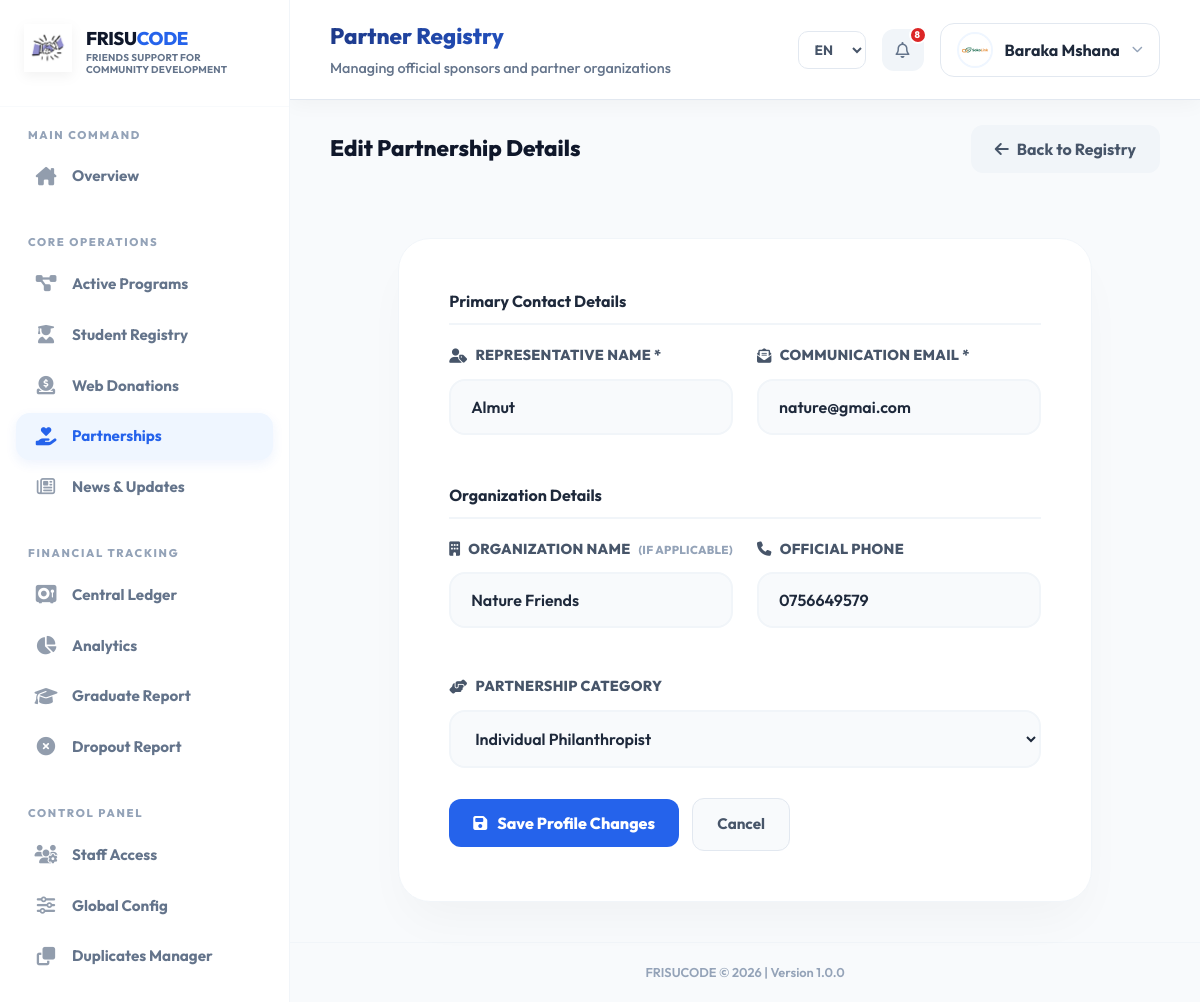
Screenshot of /system/donors/edit.php?id=1 (signed in) with the database file from the repository.
### tables this page shows
CREATE TABLE `users` (
  `id` int(11) NOT NULL,
  `full_name` varchar(100) NOT NULL,
  `email` varchar(100) NOT NULL,
  `profile_picture` varchar(255) DEFAULT NULL,
  `phone` varchar(30) DEFAULT NULL,
  `address` text DEFAULT NULL,
  `password` varchar(255) NOT NULL,
  `role` enum('super_admin','director','project_manager','finance','me_officer','field_officer','donor','guest') NOT NULL DEFAULT 'guest',
  `status` enum('active','inactive') DEFAULT 'active',
  `preferred_language` enum('en','sw','de','fr','es') DEFAULT 'en',
  `last_login` datetime DEFAULT NULL,
  `created_at` timestamp NOT NULL DEFAULT current_timestamp(),
  `updated_at` timestamp NOT NULL DEFAULT current_timestamp() ON UPDATE current_timestamp()
);

CREATE TABLE `sponsors` (
  `id` int(11) NOT NULL,
  `user_id` int(11) DEFAULT NULL,
  `organization_name` varchar(200) DEFAULT NULL,
  `phone` varchar(50) DEFAULT NULL,
  `address` text DEFAULT NULL,
  `sponsor_type` enum('individual','organization','government') DEFAULT 'individual'
);

### system/donors/edit.php (the view, shortened to what this page needs)
<?php
require_once __DIR__ . '/../auth/auth_check.php';
require_once __DIR__ . '/../config/db.php';
$id = $_GET['id'] ?? null;
$stmt = $pdo->prepare("SELECT s.*, u.email, u.full_name, u.status FROM sponsors s JOIN users u ON s.user_id = u.id WHERE s.id = ?");
$stmt->execute([$id]);
$donor = $stmt->fetch(PDO::FETCH_ASSOC);
?>
<!DOCTYPE html>
<html lang="<?= htmlspecialchars($lang ?? 'en') ?>">
<head>
    <link rel="stylesheet" href="../../assets/css/system-dashboard.css">
    <link rel="stylesheet" href="https://cdnjs.cloudflare.com/ajax/libs/font-awesome/6.5.1/css/all.min.css">
</head>
<body>
<div class="dashboard-layout">
    <div class="main">
        <?php include __DIR__ . '/../partials/header.php'; ?>
        <div class="page-header" style="margin-bottom: 0;">
            <h2 style="font-family: 'Outfit'; font-weight: 800;">Edit Partnership Details</h2>
            <a href="index.php" class="btn-light"><i class="fa-solid fa-arrow-left"></i> Back to Registry</a>
        </div>
        <div class="form-container fade-in">
            <form action="edit.php?id=<?= $id ?>" method="POST">
                <h4 style="font-family: 'Outfit'; color: #1e293b; margin-top: 0; margin-bottom: 20px; border-bottom: 2px solid #f1f5f9; padding-bottom: 10px;">Primary Contact Details</h4>
                <div class="form-row">
                    <div class="input-group">
                        <label><i class="fa-solid fa-user-tag"></i> Representative Name *</label>
                        <input type="text" name="full_name" required value="<?= htmlspecialchars($_POST['full_name'] ?? $donor['full_name']) ?>">
                    </div>
                    <div class="input-group">
                        <label><i class="fa-solid fa-envelope-open-text"></i> Communication Email *</label>
                        <input type="email" name="email" required value="<?= htmlspecialchars($_POST['email'] ?? $donor['email']) ?>">
                    </div>
                </div>
                <h4 style="font-family: 'Outfit'; color: #1e293b; margin-top: 10px; margin-bottom: 20px; border-bottom: 2px solid #f1f5f9; padding-bottom: 10px;">Organization Details</h4>
                <div class="form-row">
                    <div class="input-group">
                        <label><i class="fa-solid fa-building"></i> Organization Name <span style="font-size: 0.8em; color: #94a3b8;">(If applicable)</span></label>
                        <input type="text" name="organization_name" placeholder="e.g. UNICEF, Google Foundation" value="<?= htmlspecialchars($_POST['organization_name'] ?? $donor['organization_name']) ?>">
                    </div>
                    <div class="input-group">
                        <label><i class="fa-solid fa-phone"></i> Official Phone</label>
                        <input type="text" name="phone" placeholder="+123 456 789" value="<?= htmlspecialchars($_POST['phone'] ?? $donor['phone']) ?>">
                    </div>
                </div>
                <div class="input-group">
                    <label><i class="fa-solid fa-handshake-angle"></i> Partnership Category</label>
                    <select name="sponsor_type" required>
                        <option value="individual" <?= ($donor['sponsor_type'] === 'individual') ? 'selected' : '' ?>>Individual Philanthropist</option>
                    </select>
                </div>
                <div class="form-actions" style="margin-top: 30px;">
                    <button type="submit" class="btn-primary" style="padding: 14px 24px; font-weight: 800; border-radius: 12px;"><i class="fa-solid fa-floppy-disk"></i> Save Profile Changes</button>
                    <a href="index.php" class="btn-secondary" style="padding: 14px 24px; border-radius: 12px; margin-left: 10px;">Cancel</a>
                </div>
            </form>
        </div>
        <?php include __DIR__ . '/../partials/footer.php'; ?>
    </div>
</div>
</body>
</html>

### system/partials/header.php (shortened to what this page needs)
<?php
$current_url = $_SERVER['REQUEST_URI'];
$title_data = ['title' => __('System Module'), 'sub' => __('FRISUCODE Smart Office')];
if (strpos($current_url, '/dashboards/super_admin.php') !== false) {
    $title_data = ['title' => __('Executive Dashboard'), 'sub' => __('Real-time overview of organization impact')];
} elseif (strpos($current_url, '/dashboards/staff.php') !== false) {
    $title_data = ['title' => __('Staff Dashboard'), 'sub' => __('Your workspace and assigned tasks')];
} elseif (strpos($current_url, '/dashboards/project_manager.php') !== false) {
    $title_data = ['title' => __('Project Manager Dashboard'), 'sub' => __('Manage active programs and resources')];
} elseif (strpos($current_url, '/dashboards/donor.php') !== false) {
    $title_data = ['title' => __('Donor Portal'), 'sub' => __('Your impact and contribution overview')];
} elseif (strpos($current_url, '/dashboards/finance.php') !== false) {
    $title_data = ['title' => __('Finance Dashboard'), 'sub' => __('Real-time financial control and oversight')];
} elseif (strpos($current_url, '/projects/') !== false) {
    if (strpos($current_url, 'create.php') !== false) {
        $title_data = ['title' => __('New Program'), 'sub' => __('Initiating a community initiative')];
    } else {
        $title_data = ['title' => __('Project Management'), 'sub' => __('Overseeing active programs and goals')];
    }
} elseif (strpos($current_url, '/beneficiaries/') !== false) {
    if (strpos($current_url, 'create.php') !== false) {
        $title_data = ['title' => __('Student Registration'), 'sub' => __('Adding a new beneficiary to the database')];
    } else {
        $title_data = ['title' => __('Student Registry'), 'sub' => __('Managing sponsored students and progress')];
    }
} elseif (strpos($current_url, '/finance/') !== false) {
    if (strpos($current_url, 'create.php') !== false) {
        $title_data = ['title' => __('New Entry'), 'sub' => __('Recording financial movement in the ledger')];
    } else {
        $title_data = ['title' => __('Financial Ledger'), 'sub' => __('Tracking organizational inflow and outflow')];
    }
} elseif (strpos($current_url, '/donations/') !== false) {
    $title_data = ['title' => __('Public Contributions'), 'sub' => __('Reviewing donations received from the website')];
} elseif (strpos($current_url, '/donors/') !== false) {
    $title_data = ['title' => __('Partner Registry'), 'sub' => __('Managing official sponsors and partner organizations')];
} elseif (strpos($current_url, '/reports/') !== false) {
    $title_data = ['title' => __('Impact Analytics'), 'sub' => __('Data-driven insights and reporting')];
} elseif (strpos($current_url, '/users/') !== false) {
    $title_data = ['title' => __('Staff Directory'), 'sub' => __('Managing system access and personnel roles')];
} elseif (strpos($current_url, '/settings/') !== false) {
    $title_data = ['title' => __('Global Settings'), 'sub' => __('System-wide configurations and branding')];
}
$adminName = $_SESSION['user_name'] ?? 'Admin User';
$lang = $_SESSION['lang'] ?? 'en';
?>
<header class="topbar">
    <div>
        <h1><?= $title_data['title'] ?></h1>
        <p><?= $title_data['sub'] ?></p>
    </div>
    <div class="top-actions">
        <form method="get" class="lang-select">
            <select name="lang" onchange="this.form.submit()">
                <option value="en" <?= ($lang ?? 'en')=='en'?'selected':'' ?>>EN</option>
            </select>
        </form>
        <?php
        $headerNotifs = [];
        if (isset($pdo)) {
            try {
                $stmt = $pdo->query("SELECT id, full_name, registered_at FROM beneficiaries ORDER BY registered_at DESC LIMIT 5");
                while ($row = $stmt->fetch(PDO::FETCH_ASSOC)) {
                    $headerNotifs[] = [
                        'time' => strtotime($row['registered_at'])
                    ];
                }
                $stmt = $pdo->query("SELECT id, title, created_at FROM projects ORDER BY created_at DESC LIMIT 5");
                while ($row = $stmt->fetch(PDO::FETCH_ASSOC)) {
                    $headerNotifs[] = [
                        'time' => strtotime($row['created_at'])
                    ];
                }
            } catch (PDOException $e) {}
        }
        $headerNotifCount = count($headerNotifs);
        ?>
        <a href="/frisucode_ms/system/notifications/index.php" class="icon-btn" title="<?= __('System Notifications') ?>">
            <i class="fa-regular fa-bell"></i>
            <?php if($headerNotifCount > 0): ?>
                <span class="badge"><?= $headerNotifCount ?></span>
            <?php endif; ?>
        </a>
        <div class="profile">
            <div class="profile-trigger">
                <?php
                $sysUserId = $_SESSION['user_id'] ?? null;
                $pPic = null;
                if ($sysUserId && isset($pdo)) {
                    try {
                        $usrStmt = $pdo->prepare("SELECT profile_picture FROM users WHERE id = ?");
                        $usrStmt->execute([$sysUserId]);
                        $pPic = $usrStmt->fetchColumn();
                    } catch(PDOException $e) {}
                }
                if (!empty($pPic)): ?>
                    <img src="<?= htmlspecialchars($pPic) ?>" alt="Profile" style="width: 36px; height: 36px; border-radius: 50%; object-fit: cover; border: 2px solid var(--primary-light);">
                <?php else: ?>
                    <div class="profile-img-circle">
                        <?= strtoupper(substr($adminName, 0, 1)) ?>
                    </div>
                <?php endif; ?>
                <span style="font-weight: 700; color: #1e293b;"><?= htmlspecialchars($adminName) ?></span>
                <i class="fa-solid fa-chevron-down" style="font-size: 0.7rem; color: #94a3b8;"></i>
            </div>
        </div>
    </div>
</header>

### rows the page displays
users: profile_picture (picture)
sponsors: full_name "Almut", email "nature@gmai.com", organization_name "Nature Friends", phone "0756649579"

### other values shown
__('Friends Support for Community Development') "FRIENDS SUPPORT FOR COMMUNITY DEVELOPMENT"
__('Main Command') "MAIN COMMAND"
__('Overview') "Overview"
__('Core Operations') "CORE OPERATIONS"
__('Active Programs') "Active Programs"
__('Student Registry') "Student Registry"
__('Web Donations') "Web Donations"
__('Partnerships') "Partnerships"
__('News & Updates') "News & Updates"
__('Financial Tracking') "FINANCIAL TRACKING"
__('Central Ledger') "Central Ledger"
__('Analytics') "Analytics"
__('Graduate Report') "Graduate Report"
__('Dropout Report') "Dropout Report"
__('Control Panel') "CONTROL PANEL"
